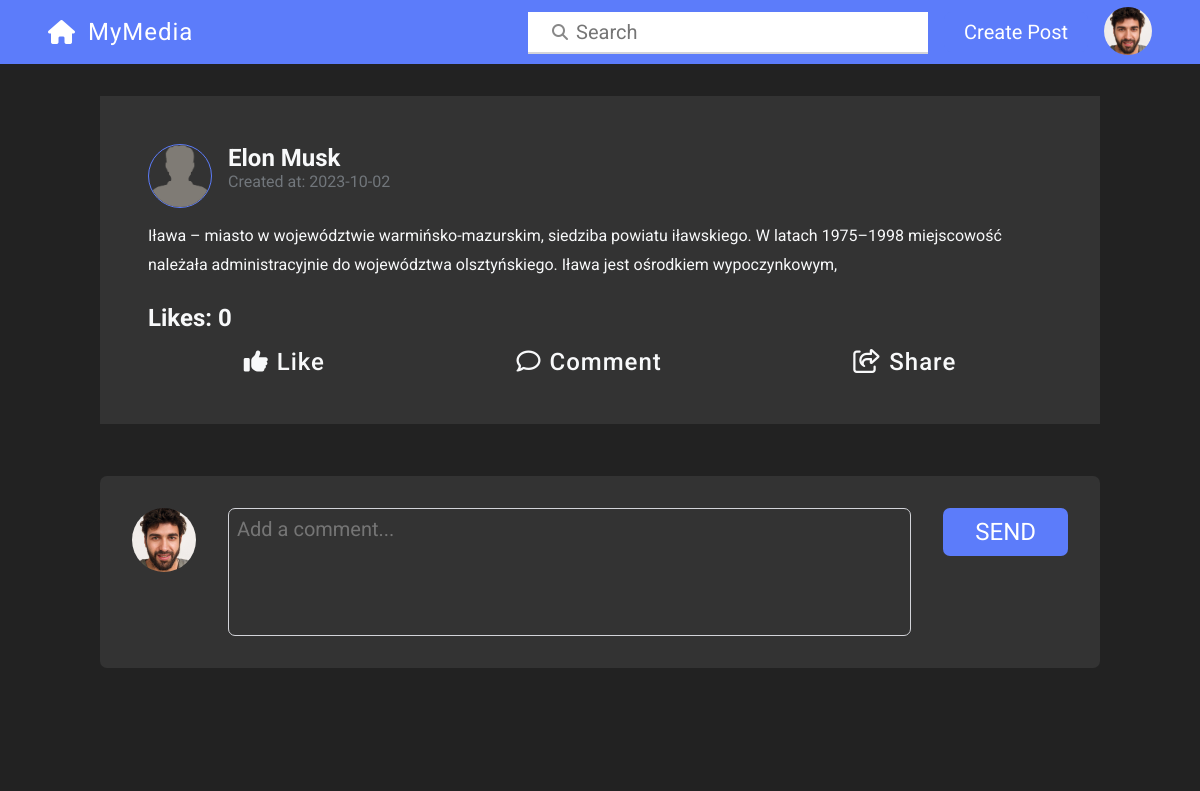
The page /php/views/postView.php?postID=16 (signed in) on the database its author committed.
### tables this page shows
CREATE TABLE `posts` (
  `id` int(10) UNSIGNED NOT NULL,
  `user_id` int(11) NOT NULL,
  `content` text DEFAULT NULL,
  `upload_date` date NOT NULL,
  `photos_count` int(11) NOT NULL,
  `likes` int(11) DEFAULT 0
);

CREATE TABLE `users` (
  `id` int(10) UNSIGNED NOT NULL,
  `name` varchar(255) NOT NULL,
  `surname` varchar(255) NOT NULL,
  `username` varchar(255) NOT NULL,
  `email` varchar(255) NOT NULL,
  `job` varchar(255) NOT NULL,
  `bio` text NOT NULL,
  `password` varchar(255) DEFAULT NULL
);

### php/models/Model.php (called while the page is built, shortened)
<?php
class Model {
    private $host = "localhost";
    private $dbname = "socialmediaapp";
    private $username = "root";
    private $password = "";
    protected $conn;
    protected function __construct() {
        try {
            $this->conn = new PDO("mysql:host=$this->host;dbname=$this->dbname;charset=utf8mb4", $this->username, $this->password);
            $this->conn->setAttribute(PDO::ATTR_ERRMODE, PDO::ERRMODE_EXCEPTION);
        } catch (PDOException $e) {
            echo "Connection failed: " . $e->getMessage();
            die();
        }
    }
    protected function prepareQuery($query)
    {
       return $this->conn->prepare($query);
    }
}
?>

### php/models/PostModel.php (called while the page is built, shortened)
<?php
require_once "Model.php";
class PostModel extends Model
{
    public function getPostByID($postID)
    {
        $query= 'SELECT users.name,users.surname,posts.user_id,posts.id,content,upload_date,photos_count,likes from posts inner join users on posts.user_id=users.id where  posts.id=:postID';
        $stmt = $this->prepareQuery($query);
        $stmt->bindParam(':postID', $postID);
        $stmt->execute();
        $postData = array();
        while ($row = $stmt->fetch(PDO::FETCH_ASSOC)) {
            $postData[]=array(
                'user_id'=>$row['user_id'],
                'userName' => $row['name'],
                'userSurname' => $row['surname'],
                'postID' => $row['id'],
                'content' => $row['content'],
                'uploadDate' => $row['upload_date'],
                'photosCount' => $row['photos_count'],
                'likes' => $row['likes']
            );
        }
        return $postData;
    }
}
?>

### php/views/postView.php (the view, shortened to what this page needs)
<!DOCTYPE html>
<html lang="en">
<head>
    <link rel="stylesheet" href="../../styles/main.css">
    <link rel="stylesheet" href="../../styles/postView.css">
    <link rel="stylesheet" href="../../styles/postContainer.css">
</head>
<body data-theme='dark'>
    <?php
        include "../includes/navbar.php";
        require_once "../includes/userPost.php";
        require_once "../models/PostModel.php";
        $postID = isset($_GET['postID'])?$_GET['postID']:-1;
        $postModel = new PostModel();
        $postData = $postModel->getPostByID($postID);
        $userID = $postData[0]['user_id'];
        $postID = $postData[0]['postID'];
        $userName = $postData[0]['userName'];
        $userSurname = $postData[0]['userSurname'];
        $postContent = $postData[0]['content'];
        $postDate = $postData[0]['uploadDate'];
        $likesCount =$postData[0]['likes'];
        $photosCount = $postData[0]['photosCount'];
        echo "<section class='comments__post__container'>";
        echo includePostTemplate( $userID,$userName." ".$userSurname,$postContent,$postDate,$likesCount,$postID,$photosCount);
        echo "</section>";
    ?>
    <section class="comments__section__container">
        <div class="comments__section">
            <?php
            $currentUserID = $_SESSION['userID'];
            ?>
            <div class="comment__publish__container">
                <img src="../../images/profilePhotos/userPhoto_<?= $currentUserID?>.png" class="comment__publish__img"/>
            <form method="POST" action="../controllers/commentController.php?postID=<?=$postID?>" class="comment__form">
                <textarea  class="comment__publish__input" placeholder="Add a comment..." name="comment__content"></textarea>
                <button class="comment__publish__btn btn--primary">SEND</button>
            </form>
            </div>
        </div>
    </section>
</body>
</html>

### styles/main.css (style rules this page uses)
:root { --blue-main: #5c7cfa; --blue-main_light:#748ffc; --error-color:#fa5252; --main-light:white; --secondary-light:#d3d4d9; --main-dark:#0a1f30; --section-gray:#edf2ff; --shadow-main:rgba(66, 68, 90, 1); }
* { box-sizing: border-box; padding: 0; margin:0; font-family: 'Roboto', sans-serif; }
html { font-size:62.5%; }
a { text-decoration: none; color:inherit; }
body[data-theme='dark'] { --main-dark:#f8f9fa; --main-light:#333; --section-gray:#222;; --shadow-main:rgb(236, 237, 246); }
body { color:var(--main-dark); background-color:var(--section-gray); }
.btn--primary { text-align: center; background-color:var(--blue-main) ; border:none; color:white; font-size:2rem; padding:0.8rem 1.6rem; border-radius: 7px; cursor:pointer; transition: all 0.2s; }

### styles/postView.css (style rules this page uses)
.comments__section__container { background-color:var(--section-gray); padding:9.6rem; padding-top:2rem; }
.comments__section { display:flex; flex-direction: column; gap:6.4rem; margin:0 auto; max-width: 100rem; align-items: flex-end; }
.comment__publish__container { background-color:var(--main-light); padding:3.2rem; border-radius: 7px; display: flex; gap:3.2rem; width:100%; }
.comment__publish__img { width:6.4rem; height:6.4rem; border-radius: 100%; }
.comment__publish__input { width:100%; height:12.8rem; resize: none; padding:0.8rem; font-size:2rem; background-color: var(--main-light); border-radius:7px; border:1px solid var(--secondary-light); color:var(--main-dark); }
.comment__publish__btn { height:fit-content; font-size:2.4rem; background-color: var(--blue-main); border: none; color:white; padding:1rem 3.2rem; width:fit-content !important; }
.comment__form { width:100%; display:flex; gap:3.2rem; }
.comments__post__container { background-color:var(--section-gray); padding:3.2rem 0rem; }
.post__container { box-shadow: none !important; background-color: var(--main-light); }

### styles/postContainer.css (style rules this page uses)
.post__container { gap:6.4rem; margin:0 auto; width:80rem; padding:4.8rem; background-color:var(--main-light); opacity:0; transform: translateY(10%); transition: all 1s; }
.post__container__show { opacity:1; transform: translateY(0%); }
.post__userphoto { width:6.4rem; height:6.4rem; border-radius:100%; border:1px solid var(--blue-main) }
.post__info { display:flex; gap:1.6rem; margin-bottom:1.2rem; }
.post__username { font-size:2.4rem; }
.post__date { font-size:1.6rem; font-weight:400; color:#71767b; }
.post__text { font-size:1.6rem; line-height:1.8; margin-bottom: 2.4rem; }
.likes__number { font-size:2.4rem; margin-top:0.2rem; }
.post__action__container { display:flex; justify-content: space-around; margin-top:1.6rem; }
.post__action { font-size:2.4rem; cursor: pointer; letter-spacing: 1px; font-weight: 500; }
.post__action i { margin-right:0.8rem; }

### rows shown on the page
posts: user+content+upload_date (placeholder picture), user+content+upload_date "Elon Musk Created at: 2023-10-02 Iława – miasto w województwie warmińsko-mazurskim, siedziba powiatu iławskiego. W latach 1975–1998 miejscowość należała administracyjnie do województwa olsztyńskiego. Iława jest ośrodkiem wypoczynkowym, Likes: 0 Comment Share"
